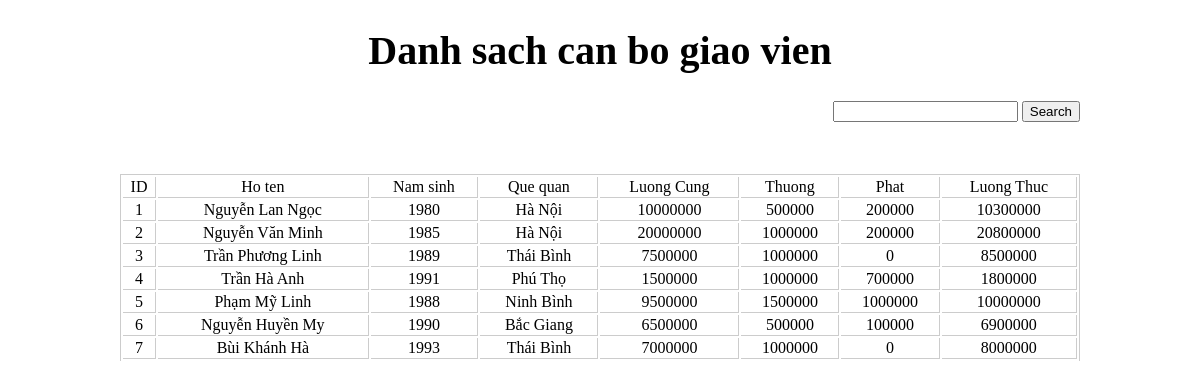
The page / on the database its author committed.
### tables this page shows
CREATE TABLE `CBGV` (
  `ID` int(100) UNSIGNED NOT NULL,
  `hoTen` varchar(255) NOT NULL,
  `namSinh` int(10) NOT NULL,
  `queQuan` varchar(255) NOT NULL,
  `luongCung` int(100) NOT NULL,
  `thuong` int(100) NOT NULL,
  `phat` int(100) NOT NULL,
  `luongThuc` int(100) DEFAULT NULL
);

### controller/MyController.php (called while the page is built)
<?php
include("model/model.php");
class MyController
{
	public $model;
	public function __construct()
    {
          $this->model = new model();
    }
	public function showList ()
	{
		$list = $this->model->luong();
		include 'view/viewList.php';
	}
}
?>

### index.php (called while the page is built)
<?php
include_once("controller/MyController.php");
$controller = new MyController();
$controller->showList();
?>

### model/model.php (called while the page is built, shortened)
<?php
include_once("CBGV.php");
class model
{
    public function luong ()
	{
		$link = new mysqli('localhost', 'root','','giangvien') or die('Kết nối thất bại!');
		mysqli_query($link, "SET NAMES 'utf8'");
		$query = "SELECT * from CBGV" ;
		$result = mysqli_query($link, $query);
		$array = array();
		while($row = mysqli_fetch_assoc($result))
		{
			$gv1 = new CBGV();
			$gv1->setID($row['ID']);
			$gv1->setHoTen($row['hoTen']);
			$gv1->setNamsinh($row['namSinh']);
			$gv1->setQueQuan($row['queQuan']);
			$gv1->setLuongCung($row['luongCung']);
			$gv1->setThuong($row['thuong']);
			$gv1->setPhat($row['phat']);
			$luongThuc = $gv1->tinhLuong();
			$gv1->setLuongThuc($luongThuc);
			array_push($array, $gv1);
		}
		return $array;
	}
}
?>

### model/CBGV.php (called while the page is built, shortened)
<?php
include 'Nguoi.php';
class CBGV extends Nguoi
{
	public $luongCung;
	public $thuong;
	public $phat;
	public function setLuongCung ($luongCung)
	{
		$this->luongCung = $luongCung;
	}
	public function setThuong ($thuong)
	{
		$this->thuong = $thuong;
	}
	public function setPhat ($phat)
	{
		$this->phat = $phat;
	}
	public function setLuongThuc ($luongThuc)
	{
		$this->luongThuc = $luongThuc;
	}
	public function tinhLuong ()
	{
		return $this->luongCung + $this->thuong - $this->phat;
	}
}
?>

### model/Nguoi.php (called while the page is built, shortened)
<?php
class Nguoi
{
	public function setID ($ID)
	{
		$this->ID = $ID;
	}
	public function setHoTen ($hoTen)
	{
		$this->hoTen = $hoTen;
	}
	public function setNamSinh ($namSinh)
	{
		$this->namSinh = $namSinh;
	}
	public function setQueQuan ($queQuan)
	{
		$this->queQuan = $queQuan;
	}
}
?>

### view/viewList.php (the view, shortened to what this page needs)
<!DOCTYPE html>
<html>
<head>
</head>
<body>
	<h1>Danh sach can bo giao vien</h1>
	<form action="controller/search.php" method="post">
		<input type="text" name="name">
		<input type="submit" name="submit" value="Search">
	</form>
	<table class="table">
		<tr>
			<td>ID</td>
			<td>Ho ten</td>
			<td>Nam sinh</td>
			<td>Que quan</td>
			<td>Luong Cung</td>
			<td>Thuong</td>
			<td>Phat</td>
			<td>Luong Thuc</td>
		</tr>
		<?php
		foreach ($list as $value) {
		?>
		<tr>
			<td><?php echo $value->ID; ?></td>
			<td><?php echo $value->hoTen; ?></td>
			<td><?php echo $value->namSinh; ?></td>
			<td><?php echo $value->queQuan; ?></td>
			<td><?php echo $value->luongCung; ?></td>
			<td><?php echo $value->thuong; ?></td>
			<td><?php echo $value->phat; ?></td>
			<td><?php echo $value->luongThuc; ?></td>
		</tr>
		<?php
		}
		?>
	</table>
</body>
</html>

### view/viewList.php (style rules this page uses)
body { width: 80%; margin: 0 auto; }
h1 { font-weight: bold; font-size: 40px; text-align: center; }
form { float: right; }
.table { width: 100%; border: 1px solid #ccc; border-bottom: none; margin-top: 100px; }
.table td { text-align: center; border-right: 1px solid #ccc; border-bottom: 1px solid #ccc; }

### rows shown on the page
cbgv: ID "1", hoTen "Nguyễn Lan Ngọc", namSinh "1980", queQuan "Hà Nội", luongCung "10000000", thuong "500000", phat "200000", luongThuc "10300000"
cbgv: ID "2", hoTen "Nguyễn Văn Minh", namSinh "1985", queQuan "Hà Nội", luongCung "20000000", thuong "1000000", phat "200000", luongThuc "20800000"
cbgv: ID "3", hoTen "Trần Phương Linh", namSinh "1989", queQuan "Thái Bình", luongCung "7500000", thuong "1000000", phat "0", luongThuc "8500000"
cbgv: ID "4", hoTen "Trần Hà Anh", namSinh "1991", queQuan "Phú Thọ", luongCung "1500000", thuong "1000000", phat "700000", luongThuc "1800000"
cbgv: ID "5", hoTen "Phạm Mỹ Linh", namSinh "1988", queQuan "Ninh Bình", luongCung "9500000", thuong "1500000", phat "1000000", luongThuc "10000000"
cbgv: ID "6", hoTen "Nguyễn Huyền My", namSinh "1990", queQuan "Bắc Giang", luongCung "6500000", thuong "500000", phat "100000", luongThuc "6900000"
cbgv: ID "7", hoTen "Bùi Khánh Hà", namSinh "1993", queQuan "Thái Bình", luongCung "7000000", thuong "1000000", phat "0", luongThuc "8000000"
